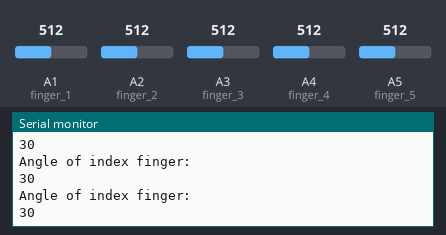
Bench run of a sketch on a simulated Arduino Uno, built with avr-gcc and run on an emulated ATmega328P. On the bench: the last lines printed to the serial monitor. The inputs (shaded band) are chosen by the test bench; at power-on: A4 (finger_4) = 512, A1 (finger_1) = 512, A2 (finger_2) = 512, A3 (finger_3) = 512, A5 (finger_5) = 512. No radio packets arrive unless stated.

Above: at 1.2 s.
1.3 s: A4 (finger_4) set to 306
At 1.43 s:
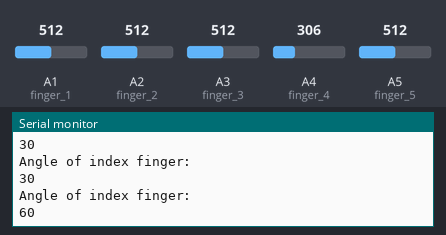
2.8 s: A4 (finger_4) set to 190
At 2.86 s:
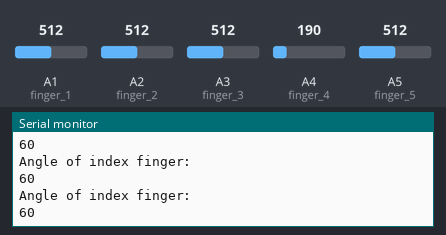
Timing chart, 0 to 5.8 s (numbered marks = the images above; inputs shaded):
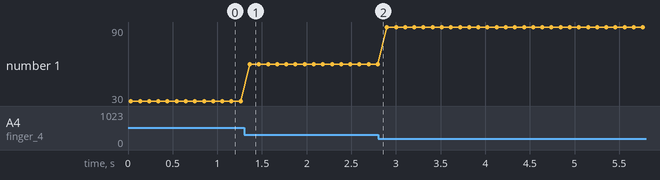

Measured:
- after the input at 1.3 s, the serial monitor: prints a new line after 0.06 s (image 1)
- plotted number 1: 30 → 60 after the input at 1.3 s, 60 → 90 after the input at 2.8 s

The sketch:

glove.ino
```cpp
//Transmitter Code (Glove)

#include <SPI.h>
#include "RF24.h"

int msg[5]; //Total number of data to be sent

//define the flex sensor input pins
int finger_1 = A1;
int finger_2 = A2;
int finger_3 = A3;
int finger_4 = A4;
int finger_5 = A5;

RF24 radio(9,10); //CE and CSN

const uint64_t pipe = 0xE8E8F0F0E1LL; //the address of the modem, that will receive data from Arduino.


void setup(void){
  radio.begin();
  radio.setAutoAck(1);
  radio.setRetries(1,1);
  radio.setDataRate(RF24_1MBPS);    // Tốc độ truyền
  radio.setPALevel(RF24_PA_MAX);      // Dung lượng tối đa
  radio.setChannel(10);               // Đặt kênh
  radio.openWritingPipe(pipe);        // mở kênh
  Serial.begin(9600); // mở cổng Serial tiện debug
}

void loop(void){
  int f1 = analogRead(finger_1);
  int f2 = analogRead(finger_2);
  int f3 = analogRead(finger_3);
  int f4 = analogRead(finger_4);
  int f5 = analogRead(finger_5);
  //Serial.println(f4);

  int r1= ChangeValue(f1);
  int r2= ChangeValue(f2);
  int r3= ChangeValue(f3);
  int r4= ChangeValue(f4);
  int r5= ChangeValue(f5);
  Serial.println("Angle of index finger: ");
  Serial.println(r4);


  msg[0] = r1;
  msg[1] = r2;
  msg[2] = r3;
  msg[3] = r4;
  msg[4] = r5;

  radio.write(msg, sizeof(msg));
  delay(100);
}
int ChangeValue(int x){
  if(x>10 && x<=40) return x=150;
  if(x>40 && x<=70) return x=120;
  if(x>70 && x<=200) return x=90;
  if(x>200 && x<=500) return x=60;
  if(x>500 && x<=1000) return x=30;
  else return x=0;
}
```
